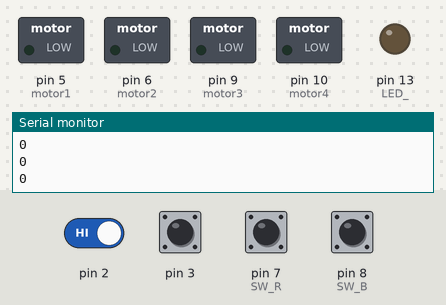
Simulated run of this sketch. Board: Arduino Uno, built with avr-gcc and run on an emulated ATmega328P. Shown: switched loads named in the sketch (green lamp = pin HIGH), output pins drawn as LEDs (lit = HIGH), the last lines printed to the serial monitor. Inputs (shaded band) come from the test bench; at power-on: pin 2, pin 3, pin 7 (SW_R), pin 8 (SW_B) HIGH.

Above: at 1.4 s.
1.5 s: pin 7 (SW_R) pulled LOW for 0.35 s
At 2.5 s:
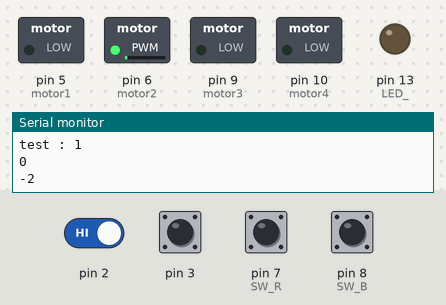
4.5 s: pin 7 (SW_R) pulled LOW for 1 s
At 5.7 s:
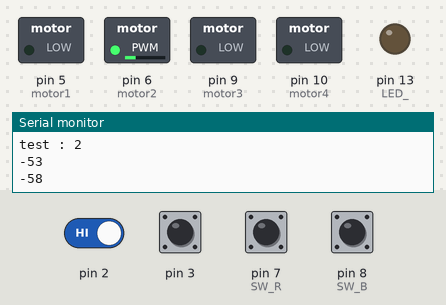
7.7 s: pin 2 driven LOW
At 7.7 s:
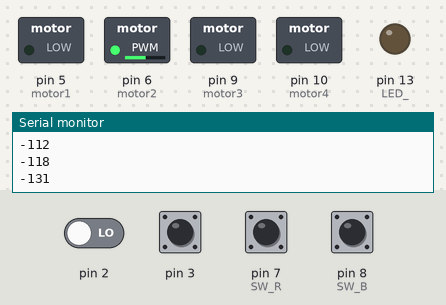
10.7 s: pin 8 (SW_B) pulled LOW for 0.35 s
Timing chart, 0 to 13.7 s (numbered marks = the images above; inputs shaded):
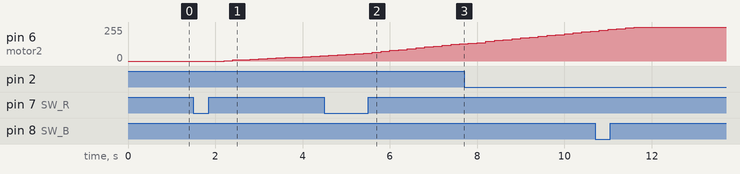

Measured:
- after the input at 1.5 s, pin 6 (motor2): moves from 0/255 to 40/255 over 2.2 s, starting after 0.70 s

The sketch:

PID_motor_control.ino
```cpp
#include <MsTimer2.h>

#define motor1 5
#define motor2 6
#define motor3 9
#define motor4 10

#define LED_ 13
#define SW_R 7
#define SW_B 8

#define Encoder_L 2
#define Encoder_R 3

int estep_L=0;
int estep_R=0;
int estep_readL=0;
int estep_readR=0;

int a1=0;

float Pv=1.8;
float Iv=3.2;
float Dv=2.5;

float err_P;
float err_I;
float err_D;
float err_B;

int goal=0;
int PID_val;

int test1=0;

void setup() {
  // put your setup code here, to run once:
  Serial.begin(9600);

  pinMode(motor1,OUTPUT);
  pinMode(motor2,OUTPUT);
  pinMode(motor3,OUTPUT);
  pinMode(motor4,OUTPUT);

  pinMode(LED_, OUTPUT);
  pinMode(SW_R, INPUT_PULLUP);
  pinMode(SW_B, INPUT_PULLUP);

  attachInterrupt(0,encoderL,FALLING);
  attachInterrupt(1,encoderR,FALLING);

  MsTimer2::set(200, t_intrrupt);
  MsTimer2::start();
}

void loop() {
  if(digitalRead(SW_R)==0){
    test1++;
    Serial.print("test : ");
    Serial.println(test1);
    delay(500);
  }
  else if(digitalRead(SW_B)==0){
    test1--;
    if(test1<=0) test1=0;
    Serial.print("test : ");
    Serial.println(test1);
    delay(500);
  }
  else{

  }
  PID_motor(test1);
  Serial.println(PID_val);
  delay(300);
}

void PID_motor(int m1){
    goal=m1;
}

void motor_controll(int a, int b, int m1_speed, int m2_speed){
  if(a!=0){
      analogWrite(motor1,m1_speed);
      analogWrite(motor2,0);
    }
  else{
      analogWrite(motor1,0);
      analogWrite(motor2,m1_speed);
    }

  if(b!=0){
      analogWrite(motor3,m2_speed);
      analogWrite(motor4,0);
    }
  else{
      analogWrite(motor3,0);
      analogWrite(motor4,m2_speed);
    }
}

void encoderL(){
  estep_L++;
}

void encoderR(){
  estep_R++;
}

void encoder_read(){
  estep_readL=estep_L;
  estep_L=0;
  estep_readR=estep_R;
  estep_R=0;
}

void pid_control(){
  err_P=estep_readL-goal;
  err_I+=err_P;
  err_D=err_B-err_P;
  err_B=err_P;
  PID_val=((err_P*Pv)+(err_I*Iv)+(err_D*Dv));
  if(PID_val>=255) PID_val=255;
  if(PID_val<=-255) PID_val=-255;
  motor_controll(0,0,abs(PID_val),0);
}

void t_intrrupt()
{
  encoder_read();
  pid_control();
}
```
